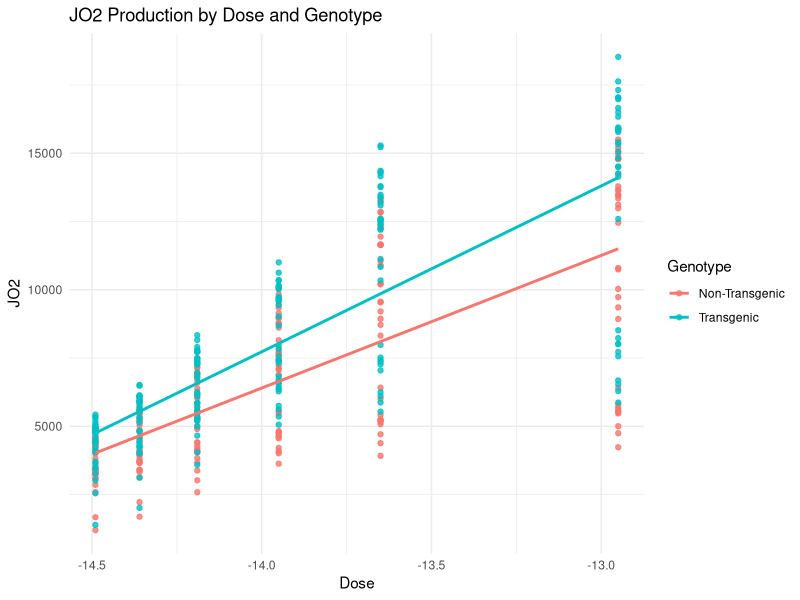
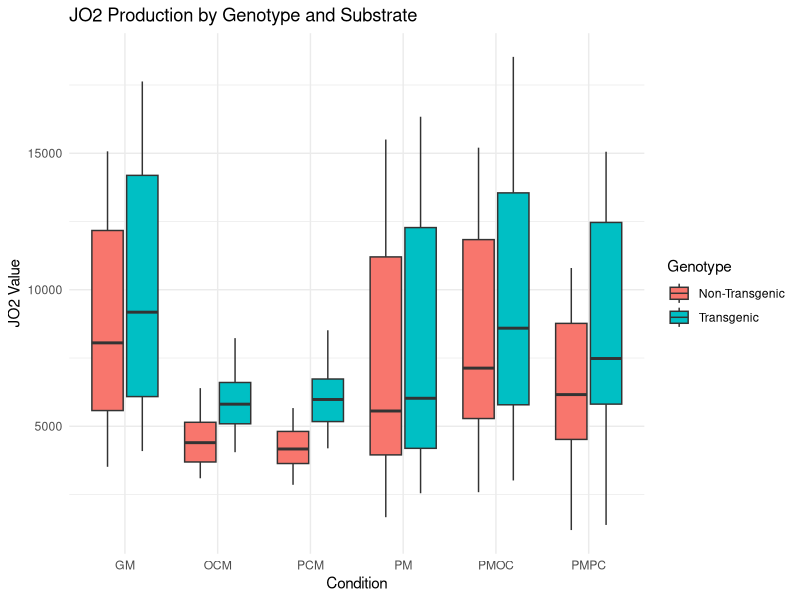
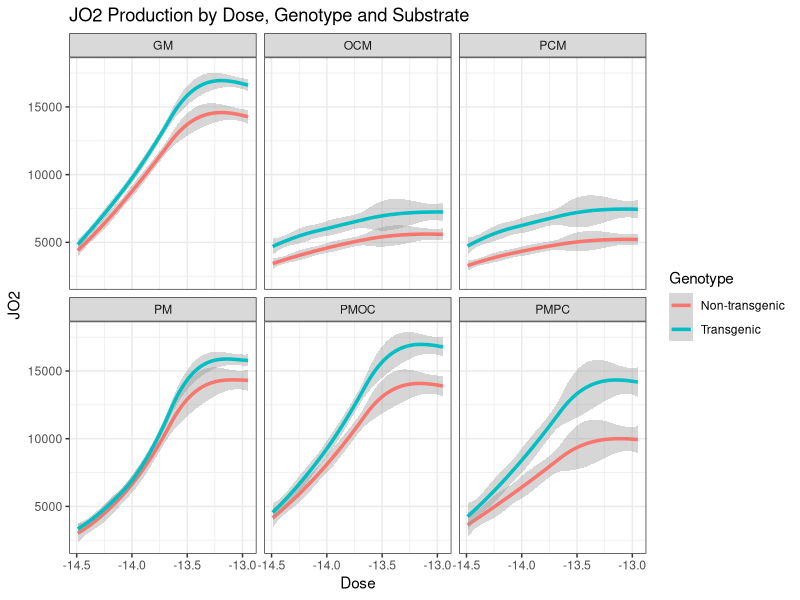
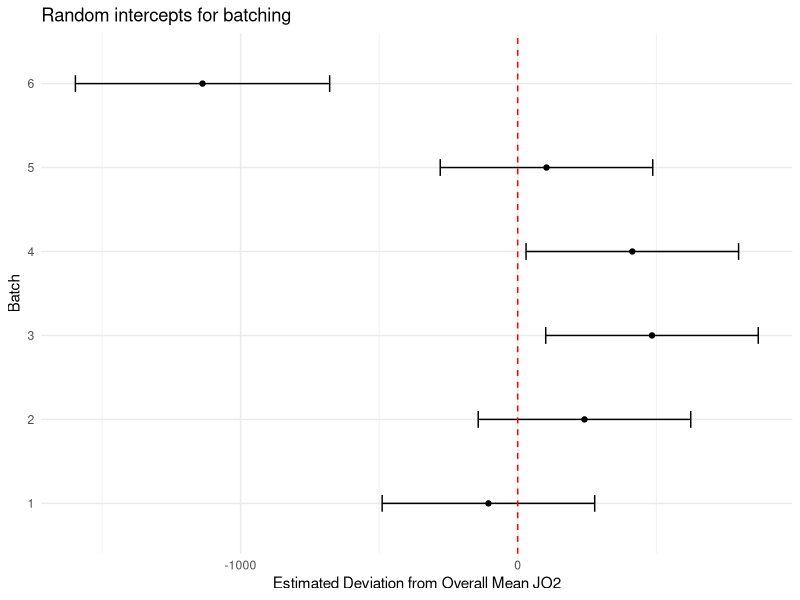
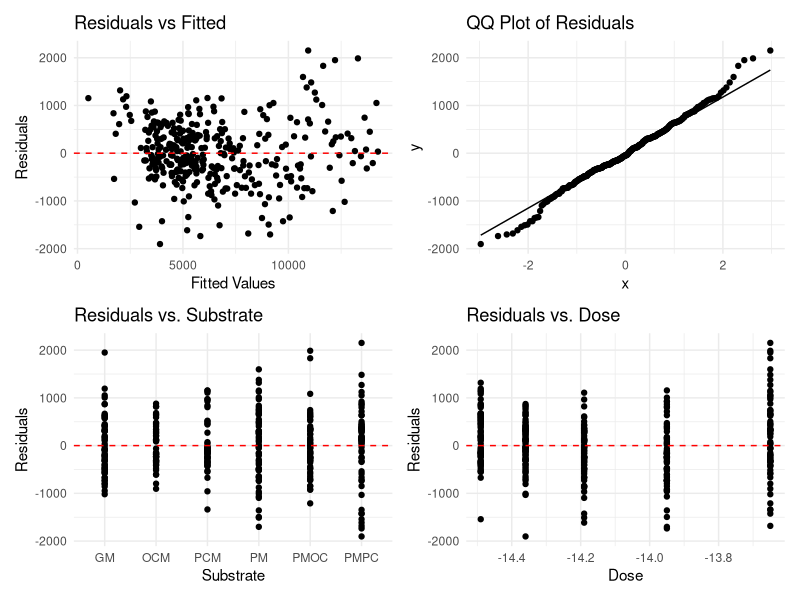
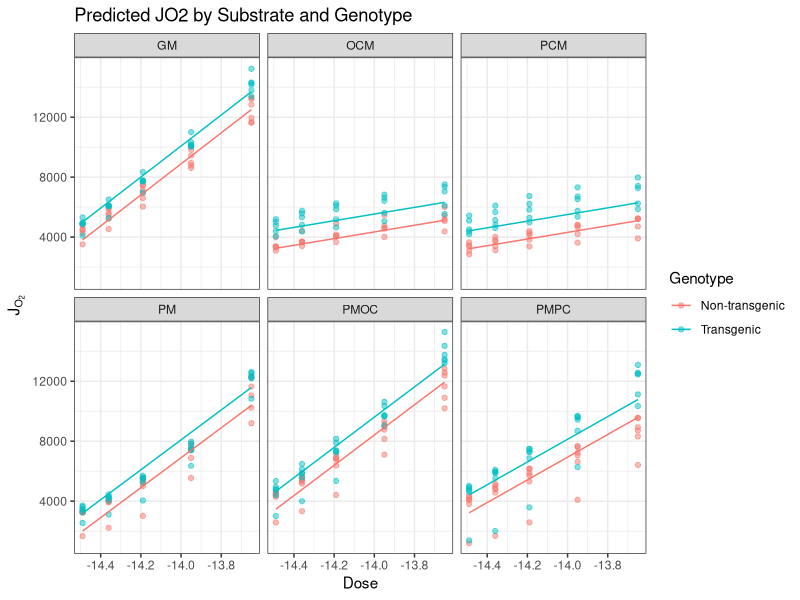
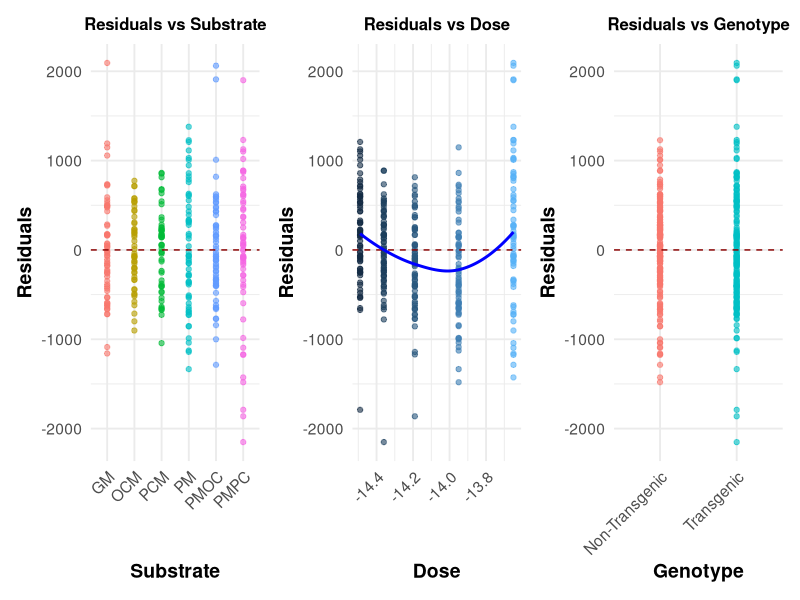

These figures' R source, in order:
## ---- chunk 1
#| label: load-packages
#| message: false

library(tidyverse)
library(lme4)
library(lmerTest)
library(kableExtra)
library(glmmTMB)
library(broom.mixed)
library(gridExtra)
library(RColorBrewer)
library(patchwork)
## ---- chunk 2
#| label: load-data
#| message: false

jo2 <- read_csv("JO2.csv", show_col_types = FALSE)
colnames(jo2) <- jo2[1, ]
jo2 <- jo2[-1, ]  # drop the first row now that it's column names
## ---- chunk 3
#| label: pivot
#| message: false

df_long <- jo2 |>
  pivot_longer(
    cols = -Subject,
    names_to = "dose",
    values_to = "jo2",
    values_transform = list(jo2 = as.character)  # force everything to character
  ) |>
  mutate(jo2 = as.numeric(jo2))  # convert back where possible
## ---- chunk 4
#| label: add-substrates
#| message: false

conditions <- c("GM", "PM", "PCM", "PMPC", "PMOC", "OCM")

df_long <- df_long |>
  group_by(Subject) |>
  mutate(
    substrate = rep(conditions, each = 7, length.out = n()),
  ) |>
  ungroup()
## ---- chunk 5
#| label: genotype-pair
#| message: false

df <- df_long |>
  extract(Subject, into = c("is_transgenic", "pair"), 
          regex = "([A-Za-z]+)([0-9]+)") |>
  filter(!(pair == "6" & substrate == "OCM")) |>
  filter(!(pair == "6" & substrate == "PCM")) |>
  mutate(
    pair = as_factor(pair),
    is_transgenic = if_else(is_transgenic == "NT", 0L, 1L) 
  )
## ---- chunk 6
#| label: cleaning
#| message: false

df <- df |>
  filter(!dose == "Basal") |> # drop basal
  mutate(dose = as.numeric(dose))
## ---- chunk 7
#| message: false
#| echo: false

df$Genotype <- ifelse(grepl("0", df$is_transgenic), "Non-Transgenic", "Transgenic")

ggplot(df, aes(x = dose, y = jo2, color = Genotype)) +
  geom_point(alpha = 0.8) +
  geom_smooth(method = "lm", se = FALSE) +  
  labs(
    title = "JO2 Production by Dose and Genotype",
    x = "Dose",
    y = "JO2"
  ) +
  theme_minimal()
## ---- chunk 8
#| message: false
#| echo: false

ggplot(df, aes(x = substrate, y = jo2, fill = Genotype)) +
  geom_boxplot() +
  labs(title = "JO2 Production by Genotype and Substrate",
       x = "Condition",
       y = "JO2 Value") +
  theme_minimal()
## ---- chunk 9
#| message: false
#| echo: false

ggplot(df, aes(x = dose, y = jo2, 
               color = factor(is_transgenic), group = is_transgenic)) +
  geom_smooth(aes(group = interaction(substrate, is_transgenic)), 
              method = "loess", se = TRUE, linewidth = 1.2) +
  facet_wrap(~substrate) +
  scale_color_discrete(name = "Genotype",
                       labels = c("Non-transgenic", "Transgenic")) +
  labs(x = "Dose", y = "JO2", title = "JO2 Production by Dose, Genotype and Substrate") +
  theme_bw()
## ---- chunk 10
#| message: false
#| echo: false

m <- lmer(jo2 ~ is_transgenic + dose + substrate + (1|pair), data = df)

# Extract random effects with conditional variances
re <- ranef(m, condVar = TRUE)

# Get the random intercepts for "batching"
batch_re <- re$pair
batch_df <- data.frame(batch = rownames(batch_re), intercept = batch_re[,"(Intercept)"])

# Extract posterior variances (needed for CI)
post_var <- attr(re$pair, "postVar")

# Add CI columns
batch_df$se <- sqrt(sapply(1:dim(post_var)[3], function(i) post_var[,,i]))
batch_df$ci_low <- batch_df$intercept - 1.96 * batch_df$se
batch_df$ci_high <- batch_df$intercept + 1.96 * batch_df$se

ggplot(batch_df, aes(x = batch, y = intercept)) +
  geom_point() +
  geom_errorbar(aes(ymin = ci_low, ymax = ci_high), width = 0.2) +
  geom_hline(yintercept = 0, linetype = "dashed", color = "red") +
  coord_flip() +
  labs(
    title = "Random intercepts for batching",
    x = "Batch",
    y = "Estimated Deviation from Overall Mean JO2",
  ) +
theme(
    plot.caption = element_text(hjust = 0.5)
  ) +
  theme_minimal()

## ---- chunk 11
#| label: modeling-df
#| include: false

df <- df |> # without problematic -12.95
  filter(!(dose == -12.95))
## ---- chunk 12
#| label: anova
#| echo: false

# testing if interaction term was good
with_interaction <- lmer(jo2 ~ substrate + dose + is_transgenic + substrate:dose + (1 | pair),
                    data = df, REML = FALSE)

without_interaction <- lmer(jo2 ~ substrate + dose + is_transgenic + (1 | pair),
                       data = df, REML = FALSE)

# drop-in-deviance test (LRT)
anova_out <- anova(without_interaction, with_interaction, test = "Chisq")
kable(
  as.data.frame(anova_out),
  digits = 3,
  caption = "Results of a two-way ANOVA test evaluating the addition of an interaction between substrate and dose. Lower AIC, BIC, and deviance indicate better fit, as does higher log likelihood."
) |> 
  kable_styling(latex_options = "HOLD_position" )
## ---- chunk 13
#| label: model1-evals
#| echo: false
#| message: false

fit_lmm <- lmer(
  jo2 ~ substrate + dose + is_transgenic + substrate*dose + (1 | pair),
  data = df
)

df$resid <- resid(fit_lmm)
df$fitted <- fitted(fit_lmm)

p1 <- ggplot(df, aes(x = fitted, y = resid)) +
  geom_point() +
  geom_hline(yintercept = 0, linetype = "dashed", color = "red") +
  theme_minimal() +
  labs(title = "Residuals vs Fitted", x = "Fitted Values", y = "Residuals")

p2 <- ggplot(df, aes(sample = resid(fit_lmm))) +
  stat_qq() +
  stat_qq_line() +
  theme_minimal() +
  labs(title = "QQ Plot of Residuals")

p3 <- ggplot(df, aes(x = substrate, y = resid)) +
  geom_point() +
  geom_hline(yintercept = 0, color = "red", linetype = "dashed") +
  theme_minimal() +
  labs(title = "Residuals vs. Substrate", y = "Residuals", x = "Substrate")

p4 <- ggplot(df, aes(x = dose, y = resid)) +
  geom_point() +
  geom_hline(yintercept = 0, color = "red", linetype = "dashed") +
  theme_minimal() +
  labs(title = "Residuals vs. Dose", y = "Residuals", x = "Dose")

(p1 | p2) / (p3 | p4)
## ---- chunk 14
#| echo: false

# get tidy output with CIs
tab2 <- tidy(fit_lmm, conf.int = TRUE, conf.level = 0.95, effects = "fixed")
tab2 <- tab2[ , !(names(tab2) %in% "effect") ]
kable(
  tab2,
  digits = 3,
  caption = "Linear mixed model coefficients with substrate GM as baseline"
) |>
  kable_styling(latex_options = "hold_position")
## ---- chunk 15
#| label: compute-icc
#| echo: false
#| include: false

# Compute ICC = variance(pair) / (variance(pair) + residual variance)
vc <- as.data.frame(VarCorr(fit_lmm))
icc <- vc$vcov[vc$grp == "pair"] / sum(vc$vcov)

## ---- chunk 16
#| echo: false
#| message: false
#| include: false

df$predicted <- predict(fit_lmm, re.form = NA) # get rid of re.form=NA to include RE
df$is_transgenic <- factor(df$is_transgenic, labels = c("Non-transgenic", "Transgenic"))

ggplot(df, aes(x = dose, y = jo2, color = is_transgenic)) +
  geom_point(alpha = 0.5) +                 # observed data
  geom_line(aes(y = predicted)) +         # fitted lines
  facet_wrap(~ substrate) +        # one panel per substrate
  labs(x = "Dose",
       y = expression(J[O[2]]),
       color = "Genotype",
       title = "Predicted JO2 by Substrate and Genotype") +
  theme_bw()
## ---- chunk 17
#| label: holm-sidak

# Holm-Sidak taking in p-values and outputting adjusted p-values
holm_sidak <- function(pvals, alpha = 0.05) {
  m <- length(pvals)
  ord <- order(pvals)
  p_sorted <- pvals[ord]
  
  p_adj <- numeric(m)
  p_adj[1] <- 1 - (1 - p_sorted[1])^m
  for (j in 2:m) {
    p_adj[j] <- 1 - (1 - p_sorted[j])^(m - j + 1)
    if (p_adj[j] < p_adj[j-1]) {
      p_adj[j] <- p_adj[j-1]
    }
  }
  
  reject <- p_adj <= alpha
  
  results <- data.frame(
    original_p = pvals,
    adjusted_p = p_adj[order(ord)],
    reject = reject[order(ord)]
  )
  return(results)
}
## ---- chunk 18
#| label: model2
#| include: false

fit <- lmer(jo2 ~ substrate + dose + substrate*is_transgenic + 
              dose*substrate + is_transgenic + (1 | pair), data = df)
s <- summary(fit)
## ---- chunk 19

resid_vals <- residuals(fit)
fitted_vals <- fitted(fit)
df$resid <- resid_vals

# Prepare data
df_resid <- df |>
  mutate(
    Residuals = resid(fit),
    Fitted = fitted(fit),
    substrate = as.factor(substrate),
    is_transgenic = as.factor(is_transgenic)
  )

p1 <- ggplot(df_resid, aes(x = substrate, y = Residuals, color = substrate)) +
    geom_point(alpha = 0.6) +
    geom_hline(yintercept = 0, linetype = "dashed", color = "darkred") +
    theme_minimal(base_size = 14) +
    labs(
      x = "Substrate",
      y = "Residuals",
      title = "Residuals vs Substrate",
    ) +
    theme(
      plot.title = element_text(face = "bold", hjust = 0.5, size = 12),  # smaller title
      axis.title = element_text(face = "bold"),
      axis.text.x = element_text(angle = 45, hjust = 1),  # tilted x-axis labels
      legend.position = "none"
    )

p2 <- ggplot(df_resid, aes(x = dose, y = Residuals, color = dose)) +
    geom_point(alpha = 0.6) +
    geom_hline(yintercept = 0, linetype = "dashed", color = "darkred") +
    geom_smooth(method = "loess", se = FALSE, color = "blue", size = 1) +
    theme_minimal(base_size = 14) +
    labs(
      x = "Dose",
      y = "Residuals",
      title = "Residuals vs Dose",
    ) +
    theme(
      plot.title = element_text(face = "bold", hjust = 0.5, size = 12),  # smaller title
      axis.title = element_text(face = "bold"),
      axis.text.x = element_text(angle = 45, hjust = 1),  # tilted x-axis labels
      legend.position = "none"
    )

p3 <- ggplot(df_resid, aes(x = Genotype, y = Residuals, color = Genotype)) +
    geom_point(alpha = 0.6) +
    geom_hline(yintercept = 0, linetype = "dashed", color = "darkred") +
    theme_minimal(base_size = 14) +
    labs(
      x = "Genotype",
      y = "Residuals",
      title = "Residuals vs Genotype",
    ) +
    theme(
      plot.title = element_text(face = "bold", hjust = 0.5, size = 12),  # smaller title
      axis.title = element_text(face = "bold"),
      axis.text.x = element_text(angle = 45, hjust = 1),  # tilted x-axis labels
      legend.position = "none"
    )

(p1 | p2 | p3)

## ---- chunk 20

# Obtain input for table
coef_table <- as.data.frame(s$coefficients)
pvals <- coef_table[, "Pr(>|t|)"]
adj <- holm_sidak(pvals, alpha = 0.05)

# Output table
coef_table$Adjusted_p <- adj$adjusted_p
coef_table$Significant <- adj$reject
coef_table |>
  select(-c(df, `t value`)) |>
  kable(digits = 2, caption = "Estimates and signifance for model with substrate-genotype interaction") |>
  kable_styling(
    full_width = FALSE,
    bootstrap_options = c("striped", "hover", "condensed")
  ) |>
  row_spec(
    which(coef_table$Significant),
    bold = TRUE,
    color = "white",
    background = "pink"
  ) |>
  column_spec(1, bold = TRUE, color = "black") |>  # Predictor names bold
  column_spec(2, color = "blue") |>                # Estimates in blue
  column_spec(5, color = "#006400")                # Adjusted p-values in green

## ---- chunk 21
#| label: gamma-fit
#| include: false

# Example: continuous positive outcome y, random intercept for 'group'
fit_gamma <- glmmTMB(
 jo2 ~ substrate + dose + dose*substrate + substrate*is_transgenic + is_transgenic + (1 | pair),
  data = df,
  family = Gamma(link = "log")
)
## ---- chunk 22
#| label: gamma-dispersion
#| include: false

# Deviance residuals
resid_dev <- residuals(fit_gamma, type = "deviance")

# Pearson residuals (standardized)
resid_pearson <- residuals(fit_gamma, type = "pearson")

overdispersion <- sum(resid_pearson^2) / df.residual(fit_gamma)
overdispersion
